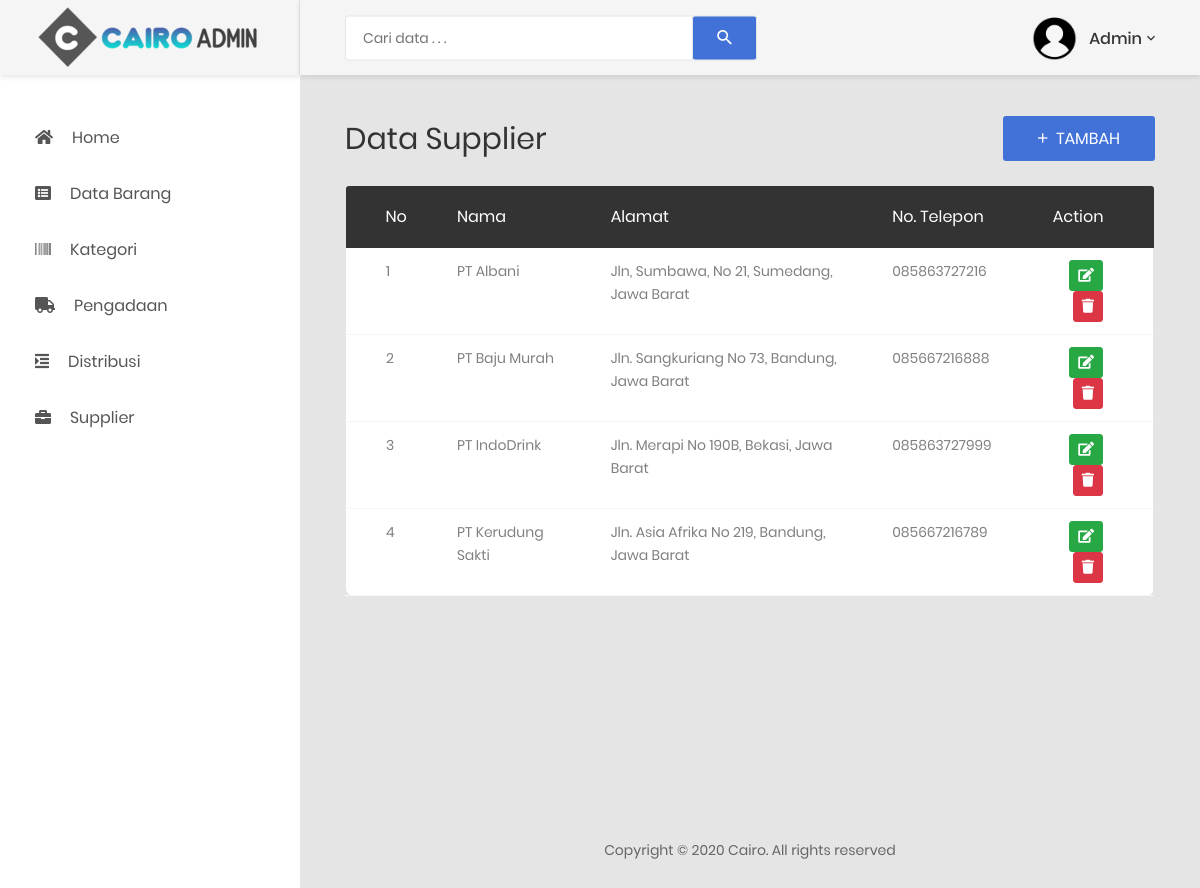
The page /pages/supplier.php (signed in) on the database its author committed.
### tables this page shows
CREATE TABLE `supplier` (
  `id_supplier` int(5) NOT NULL,
  `nama` char(30) NOT NULL,
  `alamat` text NOT NULL,
  `telepon` varchar(13) NOT NULL
);

### component/class_supplier.php (called while the page is built, shortened)
<?php
class supplier{
	var $host = "localhost";
	var $username = "root";
	var $password = "";
	var $database = "db_inventory";
	var $koneksi = "";
	function __construct(){
		$this->koneksi = mysqli_connect($this->host, $this->username, $this->password,$this->database);
	}
	function tampil_data()
	{
		$data = mysqli_query($this->koneksi,"SELECT * FROM supplier ORDER BY nama ASC;");
		while($row = mysqli_fetch_array($data)){
			$hasil[] = $row;
		}
		return $hasil;
	}
}
?>

### pages/supplier.php (the view, shortened to what this page needs)
<?php
include('../component/class_supplier.php');
$supplier = new supplier();
$sup = $supplier->tampil_data();
?>
<!DOCTYPE html>
<html lang="en">
<head>
    <link href="../css/font-face.css" rel="stylesheet" media="all">
    <link href="../vendor/font-awesome-4.7/css/font-awesome.min.css" rel="stylesheet" media="all">
    <link href="../vendor/font-awesome-5/css/fontawesome-all.min.css" rel="stylesheet" media="all">
    <link href="../vendor/mdi-font/css/material-design-iconic-font.min.css" rel="stylesheet" media="all">
    <link href="../vendor/bootstrap-4.1/bootstrap.min.css" rel="stylesheet" media="all">
    <link href="../vendor/animsition/animsition.min.css" rel="stylesheet" media="all">
    <link href="../vendor/bootstrap-progressbar/bootstrap-progressbar-3.3.4.min.css" rel="stylesheet" media="all">
    <link href="../vendor/wow/animate.css" rel="stylesheet" media="all">
    <link href="../vendor/css-hamburgers/hamburgers.min.css" rel="stylesheet" media="all">
    <link href="../vendor/slick/slick.css" rel="stylesheet" media="all">
    <link href="../vendor/select2/select2.min.css" rel="stylesheet" media="all">
    <link href="../vendor/perfect-scrollbar/perfect-scrollbar.css" rel="stylesheet" media="all">
    <link href="../css/theme.css" rel="stylesheet" media="all">
</head>
<body class="animsition">
    <div class="page-wrapper">
		<?php include '../component/menu.php' ?>
        <div class="page-container">
			<?php include '../component/header.php';?>
            <div class="main-content">
                <div class="section__content section__content--p30">
                    <div class="container-fluid">
					    <div class="row">
                            <div class="col-md-12">
                                <div class="overview-wrap">
                                    <h2 class="title-1">Data Supplier</h2>
                                    <a class="au-btn au-btn-icon au-btn--blue" href="supplier_tambah.php">
                                        <i class="zmdi zmdi-plus"></i> Tambah
									</a>
                                </div>
                            </div>
                        </div>
                        <div class="row m-t-25">
                            <div class="col-lg-12">
                                <div class="table-responsive m-b-40">
                                    <table class="table table-borderless table-data3">
                                        <thead>
                                            <tr>
												<th width="3%">No</th>
                                                <th>Nama</th>
                                                <th>Alamat</th>
												<th>No. Telepon</th>
												<th>Action</th>
                                            </tr>
                                        </thead>
                                        <tbody>
                                            <?php
												if($sup==0){
													echo "<td colspan='5' class='text-center text-danger' >Tidak ada data.</td>";
												}
												else{
												$no = 1;
												foreach($sup as $row){
													?>
													<tr>
														<td><?php echo $no++; ?></td>
														<td><?php echo $row['nama']; ?></td>
														<td><?php echo $row['alamat']; ?></td>
														<td><?php echo $row['telepon']; ?></td>
														<td>
															<a class="btn btn-sm btn-success" href="supplier_edit.php?id=<?php echo $row['id_supplier']; ?>">
															<i class="fa fa-edit"></i></a>
															<a class="btn btn-sm btn-danger" href="supplier_hapus.php?del=<?php echo $row['id_supplier']; ?>" onclick="return confirm('Yakin Ingin Menghapus Data Ini?'); ">
															<i class="fa fa-trash"></i></a>
														</td>
													</tr>
													<?php
												}
												}
												?>
                                        </tbody>
                                    </table>
                                </div>
                            </div>
                        </div>
						<br></br></br><br></br></br><br>
                        <div class="row">
							<?php include '../component/footer.php';?>
                        </div>
                    </div>
                </div>
            </div>
        </div>
    </div>
</body>
</html>

### rows shown on the page
supplier: nama "PT Albani", alamat "Jln, Sumbawa, No 21, Sumedang, Jawa Barat", telepon "085863727216"
supplier: nama "PT Baju Murah", alamat "Jln. Sangkuriang No 73, Bandung, Jawa Barat", telepon "085667216888"
supplier: nama "PT IndoDrink", alamat "Jln. Merapi No 190B, Bekasi, Jawa Barat", telepon "085863727999"
supplier: nama "PT Kerudung Sakti", alamat "Jln. Asia Afrika No 219, Bandung, Jawa Barat", telepon "085667216789"
